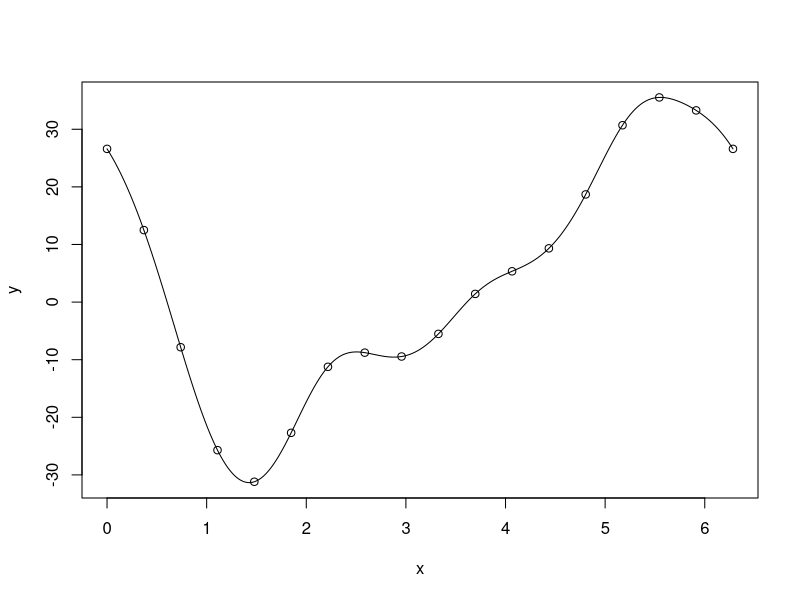
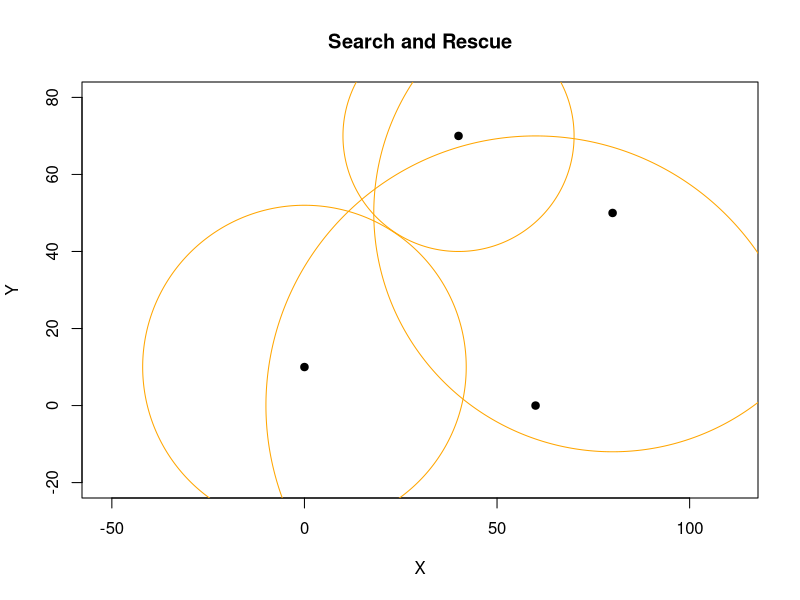
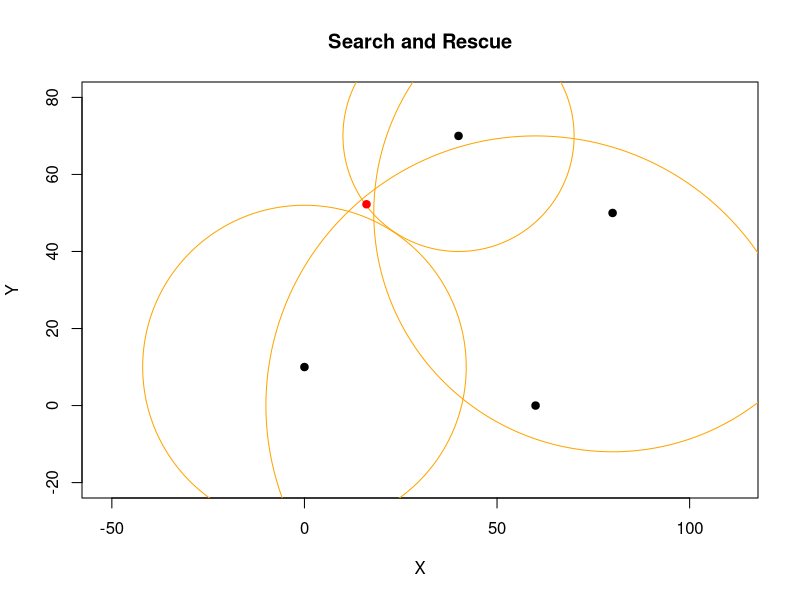

Recreate these plots in R, in order.
## ---- chunk 1
knitr::opts_chunk$set(echo = TRUE)
## ---- chunk 2
# generate random matrix A with 60 rows and 15 columns
A <- matrix(runif(60*15), 60, 15)

# initialize Q and R
n <- nrow(A)
m <- ncol(A)
Q <- diag(n)
R <- A

# apply given rotations
for (j in 1:m) {
  for (i in n:(j+1)) {
    # apply given rotation to zero out R[i,j]
    x <- R[(i-1),j]
    y <- R[i,j]
    r <- sqrt(x^2 + y^2)
    c <- x/r
    s <- -y/r
    G <- diag(n)
    # Here instead of change (i, j), (i, j-1), (i-1, j), and (i-1, j-1), we make change on (i, i), (i-1, i), (i, i-1), (i-1, i-1)
    G[(i-1),(i-1)] <- c
    G[i,i] <- c
    G[i,(i-1)] <- s
    G[(i-1),i] <- -s
    R <- G %*% R
    Q <- Q %*% t(G)
  }
}

# check max error |A-QR|
print(max(abs(A - Q %*% R)))

## ---- chunk 3
x <- (0:8) * 2*pi / 9 # evenly spaced points
y <- 12 * cos(0*x) + 16*sin(x) + 28*cos(x) + 2*cos(2*x) + 18*sin(3*x) 
y
## ---- chunk 4
co <- fft(y)
co <- co / length(co) * 2
co[1] <- co[1]/2
co
## ---- chunk 5
co <- c(3,14+22i,8+8i,3-1i,-2-2i,0.4,0.2-0.1i,0,0.1i,-0.1i,0,0.2+0.1i,0.4,-2+2i,3+1i,8-8i,14-22i)
co
## ---- chunk 6
f <- function(x){
  return(3*cos(0*x)-22*sin(x) + 14*cos(x)-8*sin(2*x)+8*cos(2*x)+sin(3*x)+3*cos(3*x)+2*sin(4*x)-2*cos(4*x)+0.4*cos(5*x)+0.1*sin(6*x)+0.2*cos(6*x) -0.1*sin(8*x))
}
xx <- (0:17) * 2*pi / 17
yy <- f(xx)
x <- seq(0,2*pi,length=800)
y <- f(x)
plot(x, y, 'l')
points(xx, yy)
## ---- chunk 7
tx <- c(0,60,80,40)
ty <- c(10,0,50,70)
d <- c(42,70,62,30)
tt <- seq(0,2*pi,length=800)
plot(tx,ty,'p',pch=19,asp=1,
     xlim=c(-20,80),ylim=c(-20,80),
     main="Search and Rescue",
     xlab="X",ylab="Y")
for (j in 1:4){
  lines(tx[j]+cos(tt)*d[j],ty[j]+sin(tt)*d[j],col="orange")
}
## ---- chunk 8
f <- function(x,y){
  return((x^2 + (y-10)^2 -42^2)^2+((x-60)^2 + (y-0)^2 -70^2)^2+((x-80)^2 + (y-50)^2 -62^2)^2+((x-40)^2 + (y-70)^2 -30^2)^2)
} # this isn't actually needed!

Hf <- function(x,y){ # Hessian matrix of second derivatives
  fxx <- 16*(3*x^2-270*x+y^2-65*y+7723)
  fxy <- 16*(x*(2*y-65)-90*y+3400)
  fyy <- 16*(x^2-90*x+3*(y^2-65*y+1891))
  H <- cbind(c(fxx,fxy),c(fxy,fyy))
  return(H)
}

gradf <- function(x,y){ # gradient (vector of first derivatives)
  fx <- 16*(x^3-135*x^2+x*(y^2-65*y+7723)-5*(9*y^2-680*y+27524))
  fy <- 8*(x^2*(2*y-65)-20*x*(9*y-340)+2*y^3-195*y^2+11346*y-314080)
  return(c(fx,fy))
}

v <- c(0.0,0.0)

for (j in 1:10){
  print(v)
  x <- v[1]
  y <- v[2]
  dv <- qr.solve(Hf(x,y), -gradf(x,y)) # linear solve
  v <- v + dv # update
}
## ---- chunk 9
tx <- c(0,60,80,40)
ty <- c(10,0,50,70)
d <- c(42,70,62,30)
tt <- seq(0,2*pi,length=800)
plot(tx,ty,'p',pch=19,asp=1,
     xlim=c(-20,80),ylim=c(-20,80),
     main="Search and Rescue",
     xlab="X",ylab="Y")
for (j in 1:4){
  lines(tx[j]+cos(tt)*d[j],ty[j]+sin(tt)*d[j],col="orange")
}
points(v[1], v[2], 'p', pch=19, col='red')
